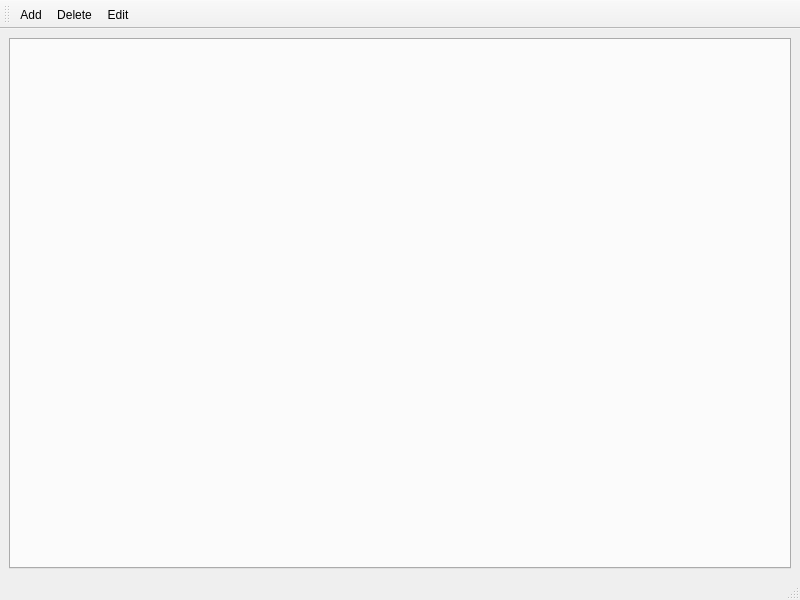
<?xml version="1.0" encoding="UTF-8"?>
<ui version="4.0">
 <class>MainWindow</class>
 <widget class="QMainWindow" name="MainWindow">
  <property name="geometry">
   <rect>
    <x>0</x>
    <y>0</y>
    <width>800</width>
    <height>600</height>
   </rect>
  </property>
  <property name="windowTitle">
   <string>MainWindow</string>
  </property>
  <widget class="QWidget" name="centralwidget">
   <layout class="QVBoxLayout" name="verticalLayout">
    <item>
     <widget class="QTabWidget" name="tabWidget"/>
    </item>
   </layout>
  </widget>
  <widget class="QMenuBar" name="menubar">
   <property name="geometry">
    <rect>
     <x>0</x>
     <y>0</y>
     <width>800</width>
     <height>21</height>
    </rect>
   </property>
  </widget>
  <widget class="QStatusBar" name="statusbar"/>
  <widget class="QToolBar" name="toolBar">
   <property name="windowTitle">
    <string>toolBar</string>
   </property>
   <attribute name="toolBarArea">
    <enum>TopToolBarArea</enum>
   </attribute>
   <attribute name="toolBarBreak">
    <bool>false</bool>
   </attribute>
   <addaction name="AddNewTask"/>
   <addaction name="DeleteTask"/>
   <addaction name="EditTask"/>
  </widget>
  <action name="AddNewTask">
   <property name="text">
    <string>Add</string>
   </property>
   <property name="shortcut">
    <string>Ctrl+A</string>
   </property>
  </action>
  <action name="DeleteTask">
   <property name="text">
    <string>Delete</string>
   </property>
   <property name="shortcut">
    <string>Del</string>
   </property>
  </action>
  <action name="EditTask">
   <property name="text">
    <string>Edit</string>
   </property>
   <property name="shortcut">
    <string>Ctrl+E</string>
   </property>
  </action>
 </widget>
 <resources/>
 <connections>
  <connection>
   <sender>EditTask</sender>
   <signal>triggered()</signal>
   <receiver>MainWindow</receiver>
   <slot>EditTask()</slot>
   <hints>
    <hint type="sourcelabel">
     <x>-1</x>
     <y>-1</y>
    </hint>
    <hint type="destinationlabel">
     <x>399</x>
     <y>299</y>
    </hint>
   </hints>
  </connection>
  <connection>
   <sender>DeleteTask</sender>
   <signal>triggered()</signal>
   <receiver>MainWindow</receiver>
   <slot>DeleteTask()</slot>
   <hints>
    <hint type="sourcelabel">
     <x>-1</x>
     <y>-1</y>
    </hint>
    <hint type="destinationlabel">
     <x>399</x>
     <y>299</y>
    </hint>
   </hints>
  </connection>
  <connection>
   <sender>tabWidget</sender>
   <signal>currentChanged(int)</signal>
   <receiver>MainWindow</receiver>
   <slot>ChangeList(int)</slot>
   <hints>
    <hint type="sourcelabel">
     <x>399</x>
     <y>314</y>
    </hint>
    <hint type="destinationlabel">
     <x>399</x>
     <y>299</y>
    </hint>
   </hints>
  </connection>
 </connections>
 <slots>
  <slot>EditTask()</slot>
  <slot>DeleteTask()</slot>
  <slot>ChangeList(int)</slot>
 </slots>
</ui>
